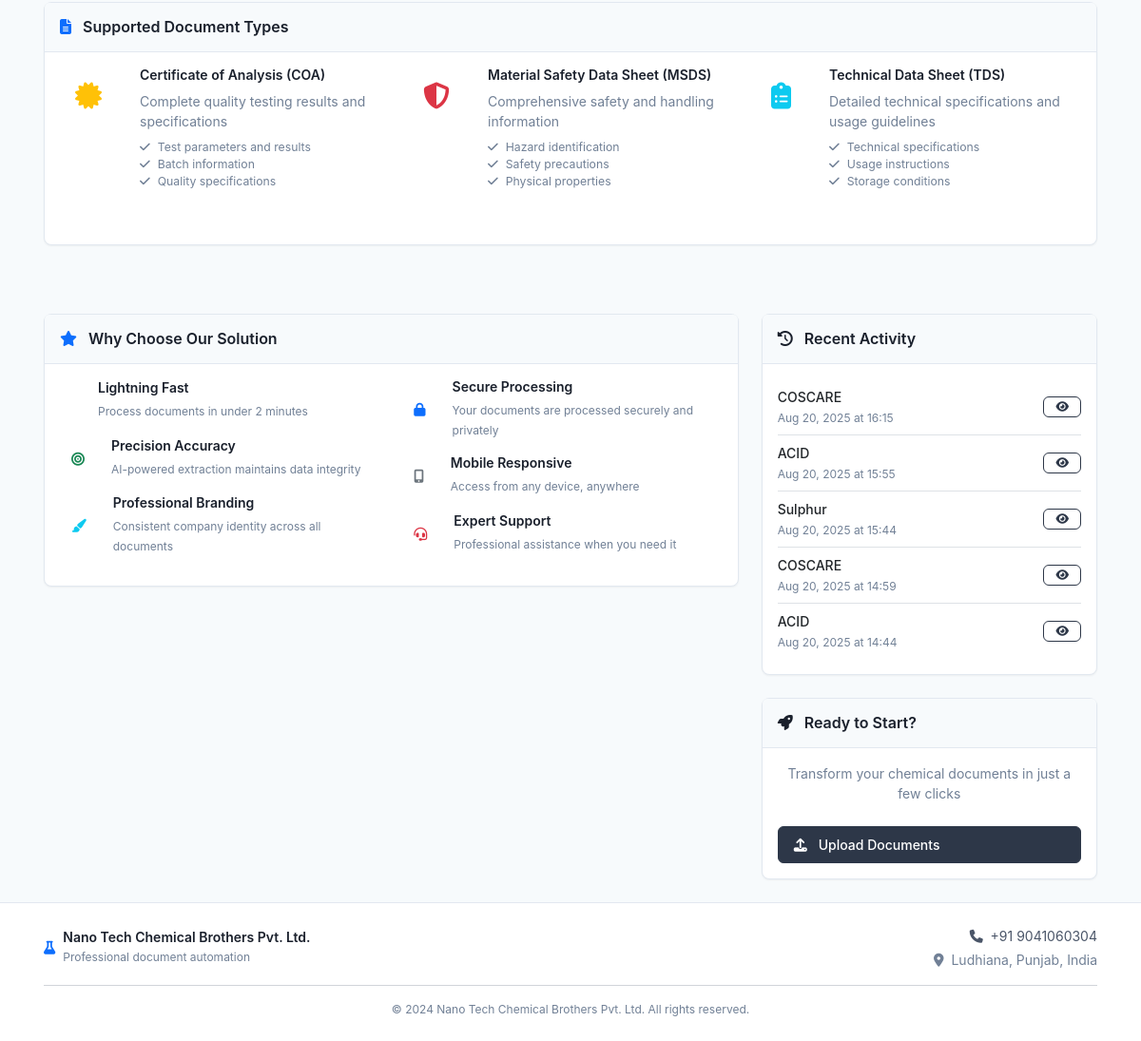
Page /home (lower part) on the earlier database version.
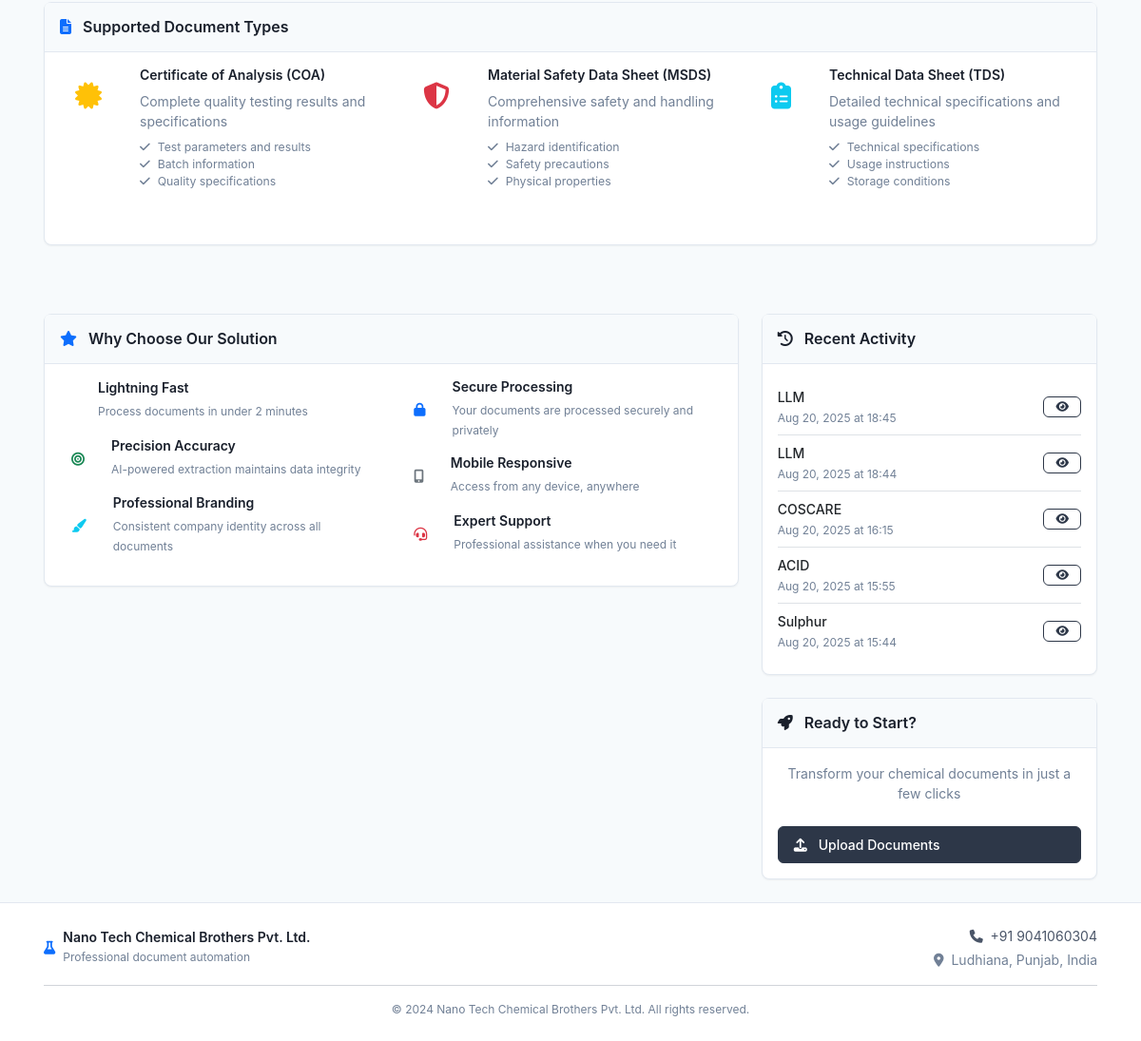
Same page on the later database version.
### models.py (models this page shows, shortened)
class DocumentSet(db.Model):
    id = db.Column(db.Integer, primary_key=True)
    original_product_name = db.Column(db.String(200), nullable=False)
    company_product_name = db.Column(db.String(200), nullable=False)
    supplier_name = db.Column(db.String(200), nullable=False)
    cas_number = db.Column(db.String(50))
    inci_name = db.Column(db.String(200))
    molecular_formula = db.Column(db.String(100))
    batch_number = db.Column(db.String(100))
    manufacturing_date = db.Column(db.Date)
    expiry_date = db.Column(db.Date)
    created_at = db.Column(db.DateTime, default=datetime.utcnow)
    supplier_coa_path = db.Column(db.String(500))
    supplier_msds_path = db.Column(db.String(500))
    supplier_tds_path = db.Column(db.String(500))
    generated_coa_path = db.Column(db.String(500))
    generated_msds_path = db.Column(db.String(500))
    generated_tds_path = db.Column(db.String(500))
    extracted_data = db.Column(db.Text)  # Will store JSON string

### routes.py (the view)
@app.route('/home')
def home():
    recent_documents = DocumentSet.query.order_by(DocumentSet.created_at.desc()).limit(5).all()
    return render_template('index.html', recent_documents=recent_documents)

### templates/index.html (shortened to what the changed rows need)
{% extends "base.html" %}
{% block content %}
<div class="container">
    <div class="row">
        <div class="col-lg-4">
            {% if recent_documents %}
            <div class="card mb-4">
                <div class="card-body">
                    {% for doc in recent_documents %}
                    <div class="d-flex justify-content-between align-items-center py-2 {% if not loop.last %}border-bottom{% endif %}">
                        <div>
                            <div class="fw-medium">{{ doc.company_product_name }}</div>
                            <small class="text-muted">{{ doc.created_at.strftime('%b %d, %Y at %H:%M') }}</small>
                        </div>
                        <a href="{{ url_for('results', doc_set_id=doc.id) }}" class="btn btn-sm btn-outline-primary">
                            <i class="fas fa-eye"></i>
                        </a>
                    </div>
                    {% endfor %}
                </div>
            </div>
            {% endif %}
        </div>
    </div>
</div>
{% endblock %}

Differences in the rows shown:
no longer on this page (row unchanged): DocumentSet: company_product_name "COSCARE", created_at "Aug 20, 2025 at 14:59"
no longer on this page (row unchanged): DocumentSet: company_product_name "ACID", created_at "Aug 20, 2025 at 14:44"
added DocumentSet: company_product_name "LLM", created_at "Aug 20, 2025 at 18:45"
added DocumentSet: company_product_name "LLM", created_at "Aug 20, 2025 at 18:44"
